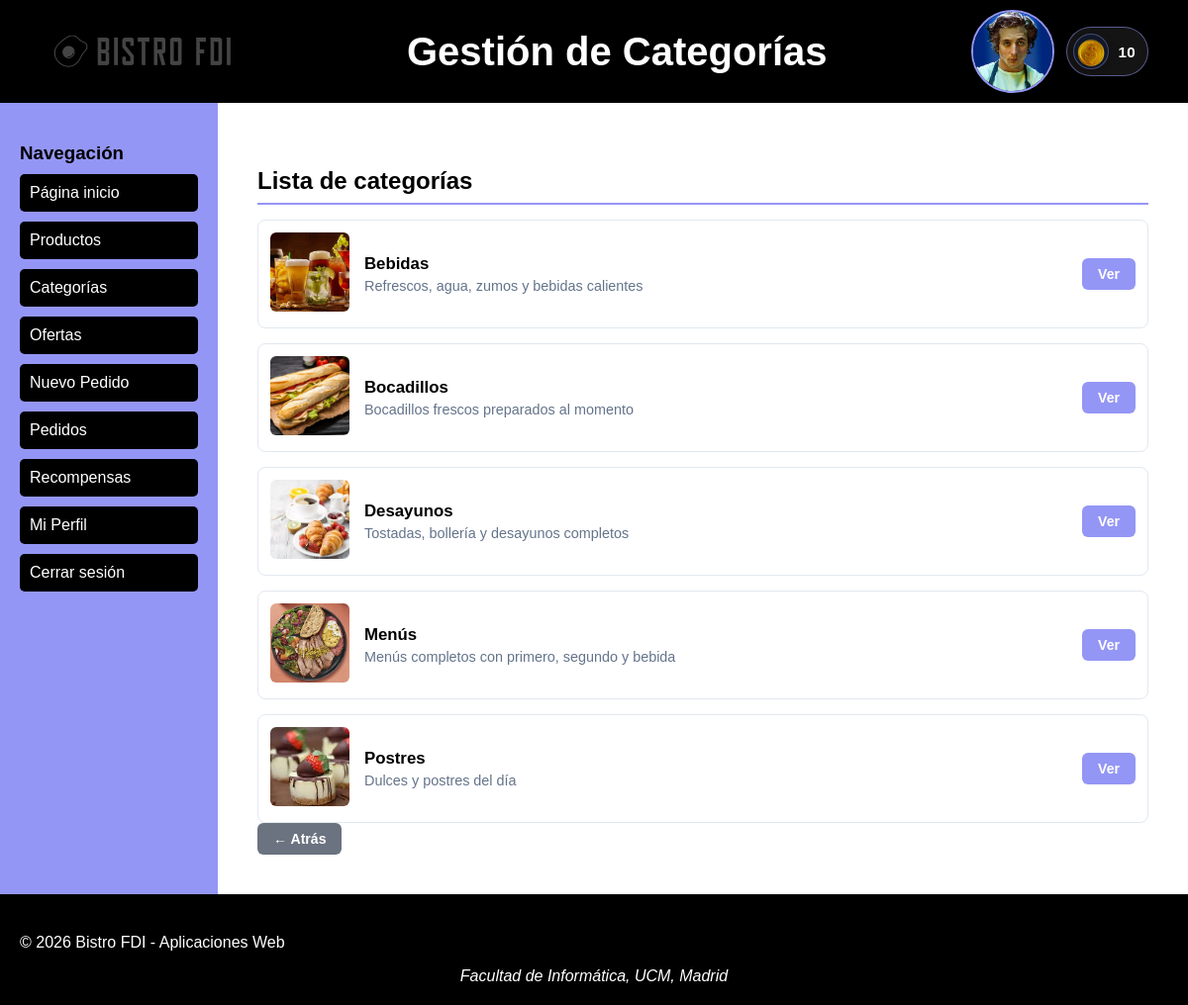
The app's page /includes/vistas/productos/categoriaslist.php (signed in) with its own data.
### tables this page shows
CREATE TABLE IF NOT EXISTS `Usuarios` (
  `id`             int(11)      NOT NULL AUTO_INCREMENT,
  `nombreUsuario`  varchar(50) NOT NULL,
  `email`          varchar(100) NOT NULL,
  `nombre`         varchar(100) NOT NULL,
  `apellidos`      varchar(150) NOT NULL,
  `password`       varchar(255) NOT NULL,
  `avatar`         varchar(255),
  `saldo_bistrocoins`int(11)    NOT NULL DEFAULT 0,
  `activo`         tinyint(1)   NOT NULL DEFAULT 1,
  `fecha_creacion` datetime     NOT NULL DEFAULT CURRENT_TIMESTAMP,
  PRIMARY KEY (`id`),
  UNIQUE KEY `uq_nombreUsuario` (`nombreUsuario`)
);

CREATE TABLE IF NOT EXISTS `Categorias` (
  `id`                        int(11)      NOT NULL AUTO_INCREMENT,
  `nombre`                    varchar(100) NOT NULL,
  `descripcion`               text NOT NULL,
  `imagen`                    varchar(255),
  `activa`                    tinyint(1)   NOT NULL DEFAULT 1,
  `necesita_preparacion`      tinyint(1)   NOT NULL DEFAULT 1,
  PRIMARY KEY (`id`),
  UNIQUE KEY `uq_categoria_nombre` (`nombre`)
);

### includes/Producto/Categoria.php (called while the page is built, shortened)
<?php
class Categoria
{
    private $id;
    private $nombre;
    private $descripcion;
    private $imagen;
    public function __construct($nombre, $descripcion, $imagen, $activa, $id = null)
    {
        $this->id = $id;
        $this->nombre = $nombre;
        $this->descripcion = $descripcion;
        $this->imagen = $imagen;
    }
  public function getId()
  {
    return $this->id;
  }
  public function getNombre()
  {
    return $this->nombre;
  }
  public function getDescripcion()
  {
    return $this->descripcion;
  }
  public function getImagen()
  {
    return $this->imagen;
  }
}
?>

### includes/Producto/CategoriaDB.php (called while the page is built, shortened)
<?php
class CategoriaDB
{
  private static function filaACategoria(array $fila): Categoria
  {
    return new Categoria(
      $fila['nombre'],
      $fila['descripcion'],
      $fila['imagen'],
      (bool) $fila['activa'],
      intval($fila['id'])
    );
  }
  public static function listarActivas(): array
  {
    $conexion = Aplicacion::getInstance()->getConexionBd();
    $query = $conexion->prepare("SELECT * FROM Categorias WHERE activa=1 ORDER BY nombre ASC");
    $query->execute();
    $resultado = $query->get_result();
    $categorias = [];
    while ($fila = $resultado->fetch_assoc()) {
      $categorias[] = self::filaACategoria($fila);
    }
    return $categorias;
  }
}

### includes/Producto/CategoriaService.php (called while the page is built, shortened)
<?php
class CategoriaService
{
  public static function listarActivas(): array
  {
      return CategoriaDB::listarActivas();
  }
}

### includes/vistas/productos/categoriaslist.php (called while the page is built, shortened)
<?php
require_once dirname(__DIR__, 3) . '/includes/config.php';
$esGerente = Aplicacion::esGerente();
$categorias = $esGerente? CategoriaService::listarTodas() : CategoriaService::listarActivas();
$tituloHeader = 'Gestión de Categorías';
$contenidoPrincipal = GenerarListaCategorias::generar($categorias, $esGerente);
require(RAIZ_APP . '/includes/vistas/common/plantilla.php');

### includes/Usuario/UsuarioDB.php (called while the page is built, shortened)
<?php
class UsuarioDB
{
  public static function buscarPorNombre($nombreUsuario)
  {
    $conn = Aplicacion::getInstance()->getConexionBd();
    $query = $conn->prepare("SELECT * FROM Usuarios U WHERE U.nombreUsuario=?");
    $query->bind_param("s", $nombreUsuario);
    $query->execute();
    $rs = $query->get_result();
    $fila = $rs->fetch_assoc();
    if ($fila) {
      Rol::cargarRol($fila['id']);
      $user = new Usuario($fila['nombreUsuario'], $fila['password'], $fila['nombre'], $fila['apellidos'], $fila['email'], $fila['avatar'], $fila['saldo_bistrocoins'], $fila['id']);
      return $user;
    }
    return null;
  }
}

### includes/Usuario/Rol.php (called while the page is built, shortened)
<?php
class Rol
{
  public static function cargarRol($idUsuario)
  {
    $conn = Aplicacion::getInstance()->getConexionBd();
    $query = $conn->prepare("SELECT Roles.id, Roles.nombre FROM Roles INNER JOIN RolesUsuario ON Roles.id = RolesUsuario.rol WHERE RolesUsuario.usuario=?");
    $query->bind_param("i", $idUsuario);
    $query->execute();
    $rs = $query->get_result();
    if ($rs) {
      $rsRol = $rs->fetch_assoc();
      if ($rsRol != null) {
        $rol = new Rol(intval($rsRol['id']), $rsRol['nombre']);
        return $rol;
      }
    } else {
      error_log("Error BD ({$conn->errno}): {$conn->error}");
    }
    return null;
  }
}

### includes/config.php (called while the page is built, shortened)
<?php
spl_autoload_register(function ($class) {
  $prefix = 'es\\ucm\\fdi\\aw\\';
  $base_dir = __DIR__ . '/';
  $len = strlen($prefix);
  $relative_class = substr($class, $len);
  $file = $base_dir . str_replace('\\', '/', $relative_class) . '.php';
});

### includes/Usuario/Usuario.php (called while the page is built, shortened)
<?php
class Usuario
{
  private $saldo_bistrocoins;
  public function __construct($nombreUsuario, $password, $nombre, $apellidos, $email, $avatar, $saldo_bistrocoins = null, $id = null)
  {
    $this->saldo_bistrocoins = $saldo_bistrocoins;
  }
  public function getSaldoBistrocoins()
  {
    return $this->saldo_bistrocoins;
  }
}

### includes/vistas/productos/GenerarListaCategorias.php (the view, shortened to what this page needs)
<?php
class GenerarListaCategorias
{
  public static function generar(array $categorias, bool $esGerente): string
  {
    $filasLista = '';
    if ($categorias && count($categorias) > 0) {
      foreach ($categorias as $cat) {
        $nombre      = htmlspecialchars($cat->getNombre());
        $descripcion = htmlspecialchars($cat->getDescripcion());
        $badgeEstado = '';
        $estiloItem  = '';
        $productosUrl = RUTA_VISTAS . '/productos/productoslist.php?categoria=' . $cat->getId();
        $htmlImagen   = self::generarHtmlImagen($cat, $nombre, $productosUrl);
        $verUrl = RUTA_VISTAS . '/productos/categoriasdetail.php?id=' . $cat->getId();
        $filasLista .= <<<FILA
        <div class="categoria-item" {$estiloItem}>
            <div class="categoria-imagen">
                {$htmlImagen}
            </div>
            <div class="categoria-info">
                <strong class="categoria-nombre">{$nombre} {$badgeEstado}</strong>
                <span class="categoria-descripcion">{$descripcion}</span>
            </div>
            <div class="categoria-acciones">
                <a href="{$verUrl}" class="btn btn-ver">Ver</a>
            </div>
        </div>
        FILA;
      }
    } else {
      $filasLista = '<p>No hay categorías disponibles.</p>';
    }
    $volverUrl = RUTA_APP . '/index.php';
    $btnCrearNueva = '';
    return <<<EOS
    <section id="contenido">
        <h2>Lista de categorías</h2>
        <div class="lista-categorias">
            {$filasLista}
        </div>
        <div class="acciones-pie">
            <a href="{$volverUrl}" class="btn btn-volver">← Atrás</a>
            {$btnCrearNueva}
        </div>
    </section>
    EOS;
  }
  private static function generarHtmlImagen(Categoria $cat, string $nombre, string $productosUrl): string
  {
    if ($cat->getImagen()) {
      $rutaImagen = RUTA_APP . htmlspecialchars($cat->getImagen());
      return "<a href=\"{$productosUrl}\"><img src=\"{$rutaImagen}\" alt=\"{$nombre}\" class=\"categoria-img\" /></a>";
    }
    return "<a href=\"{$productosUrl}\"><div class=\"img-placeholder\">📷<br>Sin imagen</div></a>";
  }
}
?>

### includes/vistas/common/header.php (shortened to what this page needs)
<?php
$saldoCliente = null;
if (
    Aplicacion::estaLogueado()
    && !empty($_SESSION['nombreUsuario'])
) {
    $usuarioActual = UsuarioDB::buscarPorNombre($_SESSION['nombreUsuario']);
    if ($usuarioActual) {
        $saldoCliente = (int) $usuarioActual->getSaldoBistrocoins();
    }
}
?>
<header>
    <img src="<?php echo RUTA_IMGS; ?>/logo2.png" alt="Logo de Bistro FDI">
    <h1><?= $tituloHeader ?></h1>
    <div class="saludo">
        <?php if (isset($_SESSION['login']) && $_SESSION['login'] === true): ?>
            <img src="<?= RUTA_APP . htmlspecialchars($_SESSION['avatar']) ?>" width="80" height="80" alt="Avatar">
            <?php if ($saldoCliente !== null): ?>
                <div class="saldo-cliente" title="Saldo actual en BistroCoins">
                    <span class="moneda-bistro" aria-hidden="true">
                        <img src="<?= RUTA_IMGS . '/bistroCoins.png' ?>" alt="BistroCoins">
                    </span>
                    <span class="saldo-valor"><?= number_format($saldoCliente, 0, ',', '.') ?></span>
                </div>
            <?php endif; ?>
        <?php else: ?>
            Usuario desconocido. Inicia sesión para acceder a las funcionalidades.
        <?php endif; ?>
    </div>
</header>

### css/estilos.css (style rules this page uses)
body { background-color: white; font-family: "Lexend", "Montserrat", sans-serif; margin: 0; padding: 0; display: flex; flex-direction: column; min-height: 100vh; }
header { background-color: #000000; color: white; padding: 10px 40px; display: flex; flex-direction: row; align-items: center; justify-content: space-between; gap: 20px; }
header h1 { margin: 0; font-size: 2.5rem; color: white; }
header img { max-width: 225px; height: auto; margin-top: 0; }
header .saludo img { width: 80px; height: 80px; border-radius: 50%; object-fit: cover; border: 2px solid #9496f5; }
header .saludo { display: flex; align-items: center; gap: 12px; }
.saldo-cliente { display: inline-flex; align-items: center; gap: 9px; background: rgba(255, 255, 255, 0.08); border: 1px solid rgba(148, 150, 245, 0.55); border-radius: 999px; padding: 6px 12px 6px 6px; }
.moneda-bistro { width: 34px; height: 34px; border-radius: 50%; overflow: hidden; display: inline-flex; align-items: center; justify-content: center; background: #111827; border: 1px solid rgba(148, 150, 245, 0.4); box-shadow: 0 2px 8px rgba(0, 0, 0, 0.25); }
.saldo-cliente .moneda-bistro img { width: 100%; height: 100%; border-radius: 50%; object-fit: contain; background: transparent; display: block; border: none; }
.saldo-valor { color: #ffffff; font-weight: 700; font-size: 0.95rem; letter-spacing: 0.02em; }
h1 { color: black; margin-bottom: 15px; }
h2 { color: black; margin-top: 25px; margin-bottom: 15px; border-bottom: 2px solid #9496f5; padding-bottom: 8px; }
main a, aside a { color: #9496f5; text-decoration: none; }
.btn { display: inline-block; padding: 8px 16px; border-radius: 6px; font-size: 0.88rem; font-weight: 600; text-decoration: none; cursor: pointer; border: none; transition: opacity 0.15s; }
.btn-ver { background-color: #9496f5; color: white; }
.btn-volver { background-color: #6b7280; color: white; }
.lista-categorias { display: flex; flex-direction: column; gap: 15px; }
.categoria-item { display: flex; align-items: center; gap: 15px; background: white; border: 1px solid #e2e8f0; border-radius: 8px; padding: 12px; }
.categoria-imagen img, .categoria-imagen .img-placeholder { width: 80px; height: 80px; object-fit: cover; border-radius: 6px; }
.categoria-info { flex: 1; display: flex; flex-direction: column; gap: 4px; }
.categoria-nombre { font-size: 1.05em; }
.categoria-descripcion { font-size: 0.9em; color: #64748b; }
.categoria-acciones { flex-shrink: 0; }

### records on screen
usuarios: saldo_bistrocoins "10"
categorias: imagen (picture), nombre "Bebidas", descripcion "Refrescos, agua, zumos y bebidas calientes"
categorias: imagen (picture), nombre "Bocadillos", descripcion "Bocadillos frescos preparados al momento"
categorias: imagen (picture), nombre "Desayunos", descripcion "Tostadas, bollería y desayunos completos"
categorias: imagen (picture), nombre "Menús", descripcion "Menús completos con primero, segundo y bebida"
categorias: imagen (picture), nombre "Postres", descripcion "Dulces y postres del día"

### other values on screen
$tituloHeader "Gestión de Categorías"
